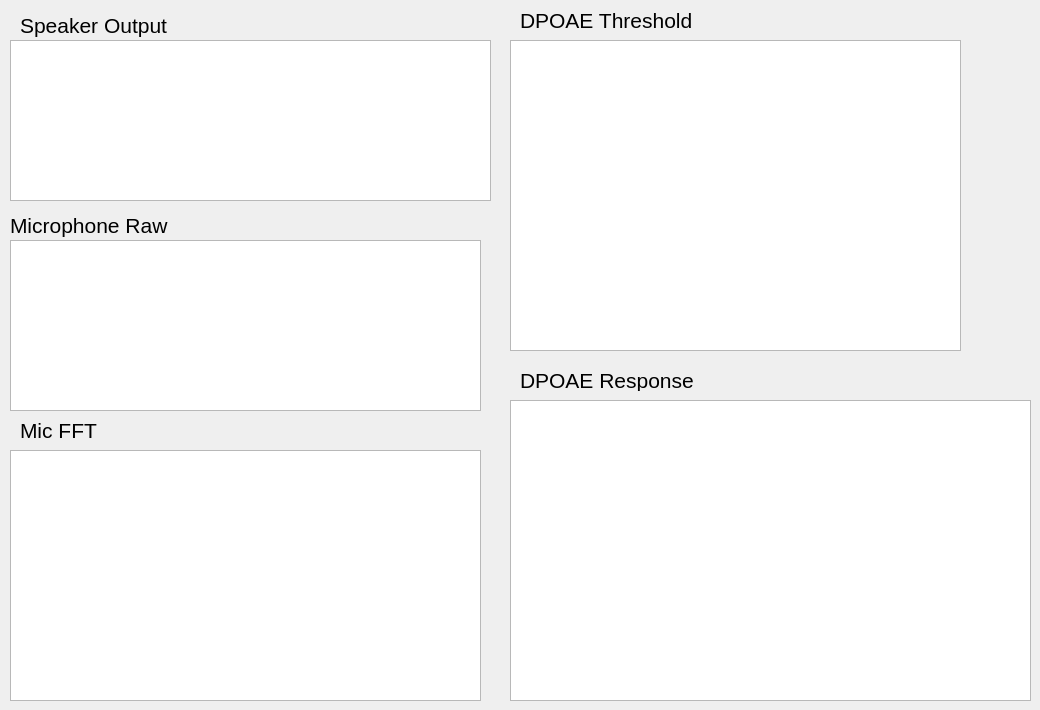
    <widget class="QWidget" name="tab_4">
     <attribute name="title">
      <string>DPOAE</string>
     </attribute>
     <widget class="PlotWidget" name="DPOAE_micFFT">
      <property name="geometry">
       <rect>
        <x>10</x>
        <y>450</y>
        <width>471</width>
        <height>251</height>
       </rect>
      </property>
      <property name="backgroundBrush">
       <brush brushstyle="NoBrush">
        <color alpha="255">
         <red>255</red>
         <green>255</green>
         <blue>255</blue>
        </color>
       </brush>
      </property>
     </widget>
     <widget class="PlotWidget" name="DPOAE_output">
      <property name="geometry">
       <rect>
        <x>10</x>
        <y>40</y>
        <width>481</width>
        <height>161</height>
       </rect>
      </property>
      <property name="backgroundBrush">
       <brush brushstyle="NoBrush">
        <color alpha="255">
         <red>255</red>
         <green>255</green>
         <blue>255</blue>
        </color>
       </brush>
      </property>
     </widget>
     <widget class="PlotWidget" name="DPOAE_micInput">
      <property name="geometry">
       <rect>
        <x>10</x>
        <y>240</y>
        <width>471</width>
        <height>171</height>
       </rect>
      </property>
      <property name="backgroundBrush">
       <brush brushstyle="NoBrush">
        <color alpha="255">
         <red>255</red>
         <green>255</green>
         <blue>255</blue>
        </color>
       </brush>
      </property>
     </widget>
     <widget class="QLabel" name="label_58">
      <property name="geometry">
       <rect>
        <x>10</x>
        <y>210</y>
        <width>181</width>
        <height>31</height>
       </rect>
      </property>
      <property name="font">
       <font>
        <pointsize>16</pointsize>
       </font>
      </property>
      <property name="text">
       <string>Microphone Raw</string>
      </property>
     </widget>
     <widget class="QLabel" name="label_59">
      <property name="geometry">
       <rect>
        <x>20</x>
        <y>10</y>
        <width>181</width>
        <height>31</height>
       </rect>
      </property>
      <property name="font">
       <font>
        <pointsize>16</pointsize>
       </font>
      </property>
      <property name="text">
       <string>Speaker Output</string>
      </property>
     </widget>
     <widget class="QLabel" name="label_60">
      <property name="geometry">
       <rect>
        <x>20</x>
        <y>420</y>
        <width>141</width>
        <height>21</height>
       </rect>
      </property>
      <property name="font">
       <font>
        <pointsize>16</pointsize>
       </font>
      </property>
      <property name="text">
       <string>Mic FFT</string>
      </property>
     </widget>
     <widget class="PlotWidget" name="DPOAE_threshold">
      <property name="geometry">
       <rect>
        <x>510</x>
        <y>40</y>
        <width>451</width>
        <height>311</height>
       </rect>
      </property>
      <property name="backgroundBrush">
       <brush brushstyle="NoBrush">
        <color alpha="255">
         <red>255</red>
         <green>255</green>
         <blue>255</blue>
        </color>
       </brush>
      </property>
     </widget>
     <widget class="PlotWidget" name="DPOAE_response">
      <property name="geometry">
       <rect>
        <x>510</x>
        <y>400</y>
        <width>521</width>
        <height>301</height>
       </rect>
      </property>
      <property name="backgroundBrush">
       <brush brushstyle="NoBrush">
        <color alpha="255">
         <red>255</red>
         <green>255</green>
         <blue>255</blue>
        </color>
       </brush>
      </property>
     </widget>
     <widget class="QLabel" name="label_61">
      <property name="geometry">
       <rect>
        <x>520</x>
        <y>370</y>
        <width>181</width>
        <height>21</height>
       </rect>
      </property>
      <property name="font">
       <font>
        <pointsize>16</pointsize>
       </font>
      </property>
      <property name="text">
       <string>DPOAE Response</string>
      </property>
     </widget>
     <widget class="QLabel" name="label_62">
      <property name="geometry">
       <rect>
        <x>520</x>
        <y>10</y>
        <width>181</width>
        <height>21</height>
       </rect>
      </property>
      <property name="font">
       <font>
        <pointsize>16</pointsize>
       </font>
      </property>
      <property name="text">
       <string>DPOAE Threshold</string>
      </property>
     </widget>
    </widget>
